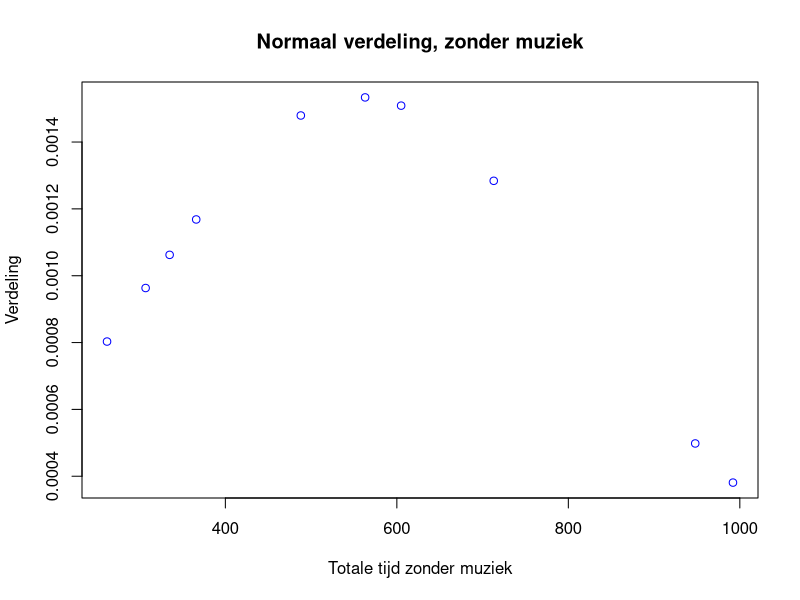
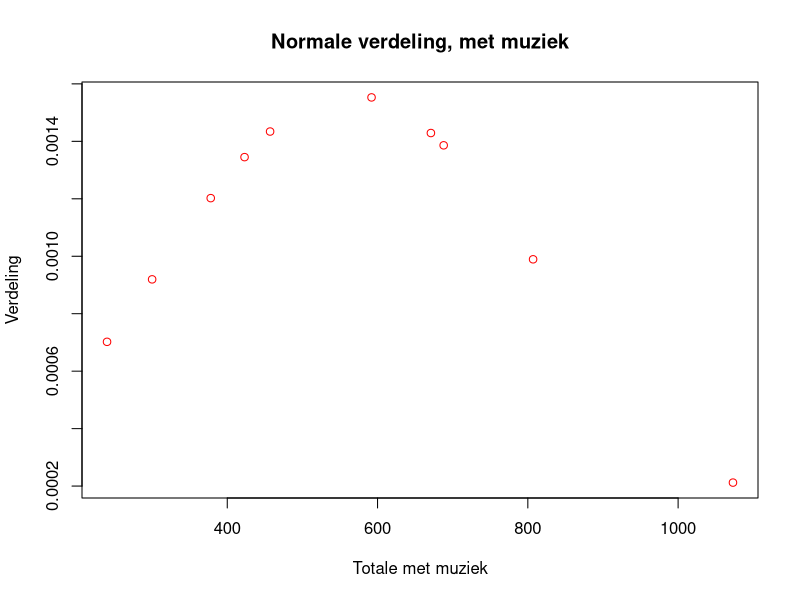
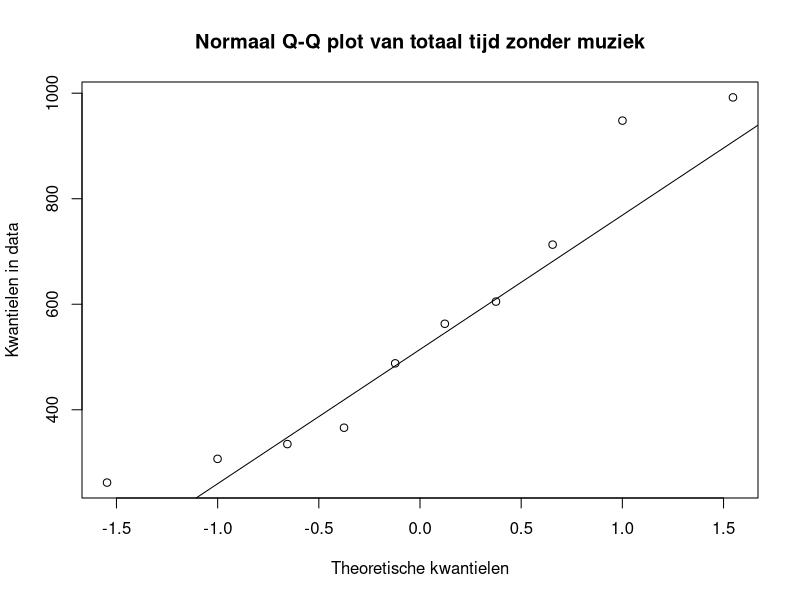
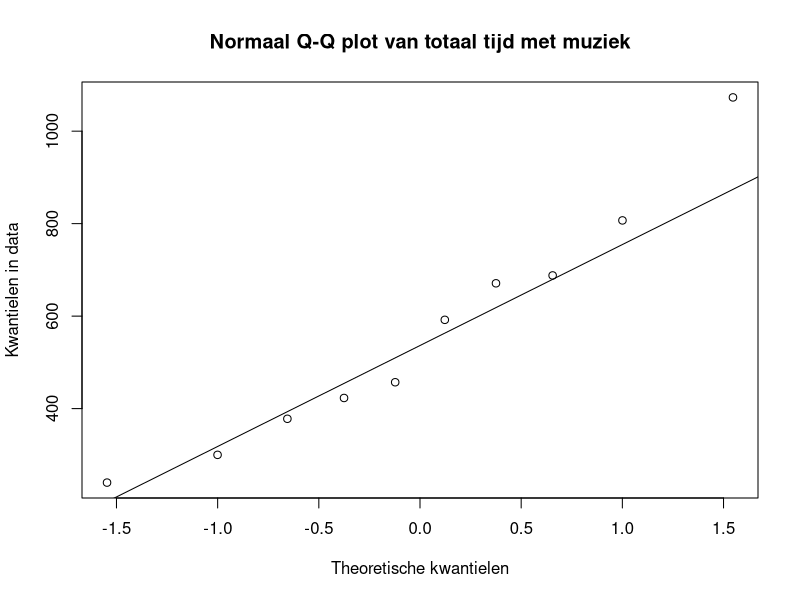
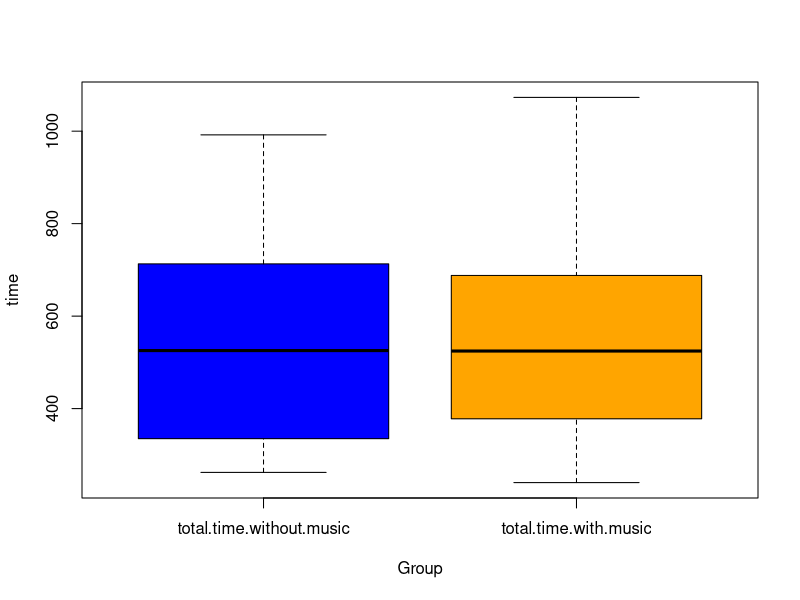

These charts were generated, in order, by the following R code:
## ---- chunk 1
knitr::opts_chunk$set(echo = TRUE)

#Required Libraries

## ---- chunk 2
#Import the file
formdata <- read.csv("onderzoek_Responses.csv", sep=";")
## ---- chunk 3
#ease of use to run graphs.
seperatetimes <- formdata
seperatetimes <- seperatetimes[-1]
seperatetimes <- seperatetimes[-2]
seperatetimes <- seperatetimes[-3]
## ---- chunk 4
formdata$time.difference <- formdata$total.time.without.music-formdata$total.time.with.music

#Inserts a true/false based on if the time was affected positively/negatively.
#A True affected time positively -> test with music was faster
#A False affected time negatively -> test with music was slower
formdata$time.effect <- formdata$time.difference >= 0

#Gets the absolute value of the integer -> negatives become positive (easier to work with)
formdata$time.difference <- abs(formdata$time.difference)
formdata$time.difference

## ---- chunk 5
#Calculate stdev, mean and distribution of the times without music
sd_time_no_music <- sd(formdata$total.time.without.music)
mean_time_no_music <- mean(formdata$total.time.without.music)
distribution_no_music <- dnorm(formdata$total.time.without.music, 
                               mean=mean_time_no_music, sd=sd_time_no_music)

#Calculate stdev, mean & distribution of the times with music.
sd_time_music <- sd(formdata$total.time.with.music)
mean_time_music <- mean(formdata$total.time.with.music)
distribution_music <- dnorm(formdata$total.time.with.music, 
                            mean=mean_time_music, sd=sd_time_music)

#Plot the 2 graphs for the nominal distribution
plot(x=formdata$total.time.without.music, y=distribution_no_music,
     main ="Normaal verdeling, zonder muziek",
     xlab = "Totale tijd zonder muziek",
     ylab = "Verdeling",
     col = "blue")

plot(x=formdata$total.time.with.music, y=distribution_music,
     main = "Normale verdeling, met muziek",
     xlab = "Totale met muziek",
     ylab = "Verdeling",
     col = "red")
## ---- chunk 6
# The QQ plot is a second method of seeing if the data is normaly divided.
# The dots should follow along the plotted line.
qqnorm(seperatetimes[,1], pch = 1,
       main= "Normaal Q-Q plot van totaal tijd zonder muziek",
       ylab= "Kwantielen in data",
       xlab="Theoretische kwantielen")

qqline(seperatetimes[,1])


qqnorm(seperatetimes[,2], pch = 1, 
       main= "Normaal Q-Q plot van totaal tijd met muziek",
       ylab= "Kwantielen in data",
       xlab="Theoretische kwantielen")

qqline(seperatetimes[,2])

## ---- chunk 7
# This boxplots is a graphical overview of how the data compares to eachother.
boxplot(seperatetimes , col = c("blue", "orange"),
          ylab = "time", xlab = "Group")
## ---- chunk 8
# The F test, tests if the groups are homogenous or not.
# If the p-value is below 0.05, the groups aren't homogenous and cannot be compared.
res.ftest <- var.test(x=seperatetimes[,1], y=seperatetimes[,2])
res.ftest 
## ---- chunk 9
# The p-value in the t-test denotes if the data is significantly different or not.
# A p-value above 0.05 means the data isn't significantly different.
result_t.test <- t.test(x=seperatetimes[,1], y=seperatetimes[,2], var.equal = TRUE)
result_t.test
## ---- chunk 10
score_f.test <- var.test(x=formdata[,3], y=formdata[,5])
score_f.test
## ---- chunk 11
score_t.test <- t.test(x=formdata[,3], y=formdata[,5], var.equal = TRUE)
score_t.test
